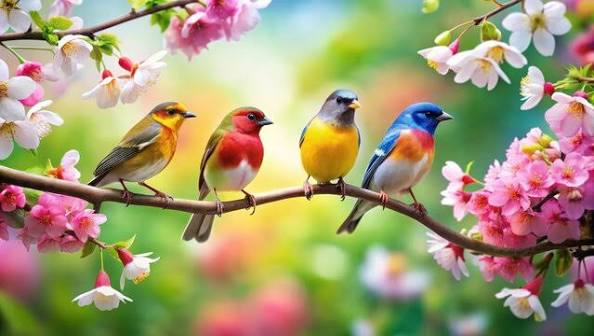
#> input picture images/image2.jpg, 594 x 336 px
$ python lesson5_image_transformations.py
#> lines starting #> are read from the running program, lines starting #| are printed output that depends on the picture
import cv2 as cv
import numpy as np

img = cv.imread("images/image2.jpg")
#> img is the input picture: shape (336, 594, 3); mean B, G, R 115.4, 154.7, 163.2

cv.imshow("image",img)

# Translation
def translate(img, x, y):
#> called with x = 100, y = 100
    transMat = np.float32([[1, 0, x], [0, 1, y]])
    dimensions = (img.shape[1], img.shape[0])
#> dimensions = (594, 336)
    return cv.warpAffine(img, transMat, dimensions)
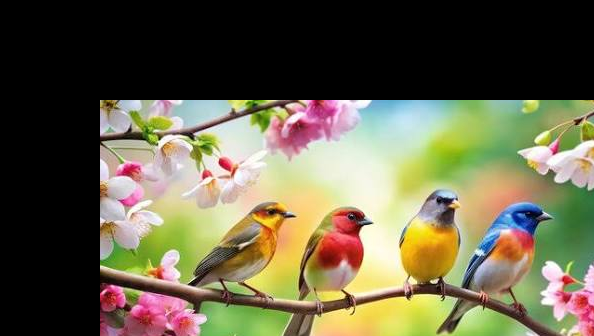
#> returned value: shape (336, 594, 3); mean of channels 0, 1, 2 73.5, 98.8, 103.6; drawn as B, G, R

# -x means left
# -y means up
# x means right
# y means down

translated = translate(img, 100, 100)
cv.imshow("Translated", translated)

# Rotation
def rotate(img, angle, rotPoint=None):
#> called with angle = -45
    (height, width) = img.shape[:2]
#> height = 336; width = 594

    if rotPoint is None:
        rotPoint = (width//2, height//2)
#> rotPoint = (297, 168)

    rotMat = cv.getRotationMatrix2D(rotPoint, angle, 1.0)
    dimensions = (width, height)
#> dimensions = (594, 336)

    return cv.warpAffine(img, rotMat, dimensions)
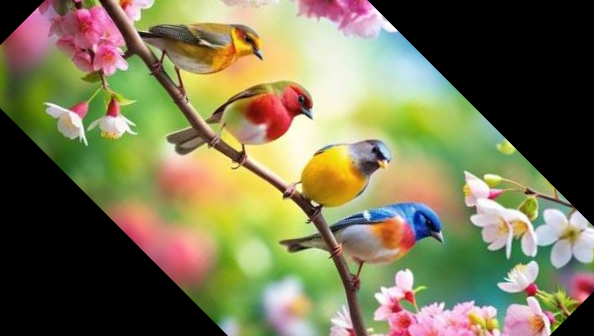
#> returned value: shape (336, 594, 3); mean of channels 0, 1, 2 83.2, 117.7, 121.3; drawn as B, G, R

rotated = rotate(img, -45)
cv.imshow("Rotated", rotated)

rotated_rotated = rotate(rotated, -45)
#> call 2 of rotate, with angle = -45
#> in rotate (call 2), `return cv.warpAffine(img, rotMat, dimensions)`:
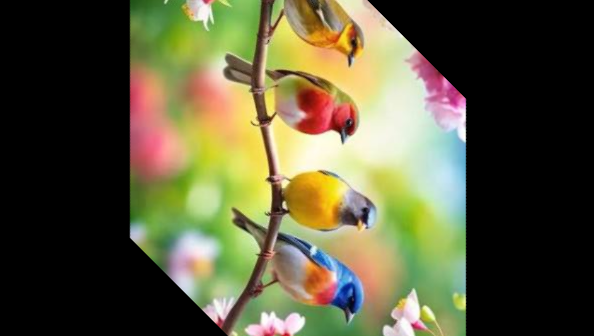
#> returned value: shape (336, 594, 3); mean of channels 0, 1, 2 59.5, 88.1, 90.4; drawn as B, G, R
cv.imshow("Rotated Rotated", rotated_rotated)

# Resizing
resized = cv.resize(img, (500, 500), interpolation=cv.INTER_CUBIC)
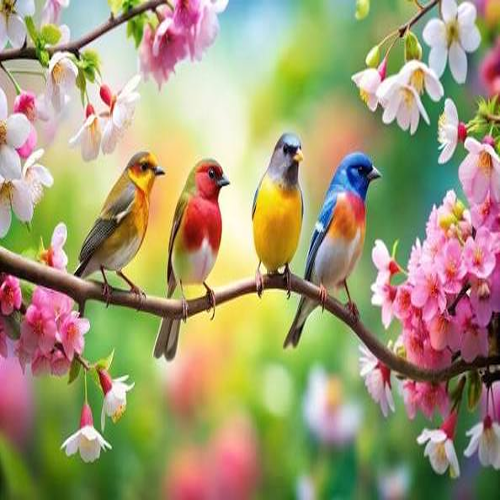
#> resized: shape (500, 500, 3); mean B, G, R 115.5, 154.7, 163.2
cv.imshow("Resized", resized)
cv.waitKey(0)

$ run again, with images/image4.jpg copied over images/image2.jpg
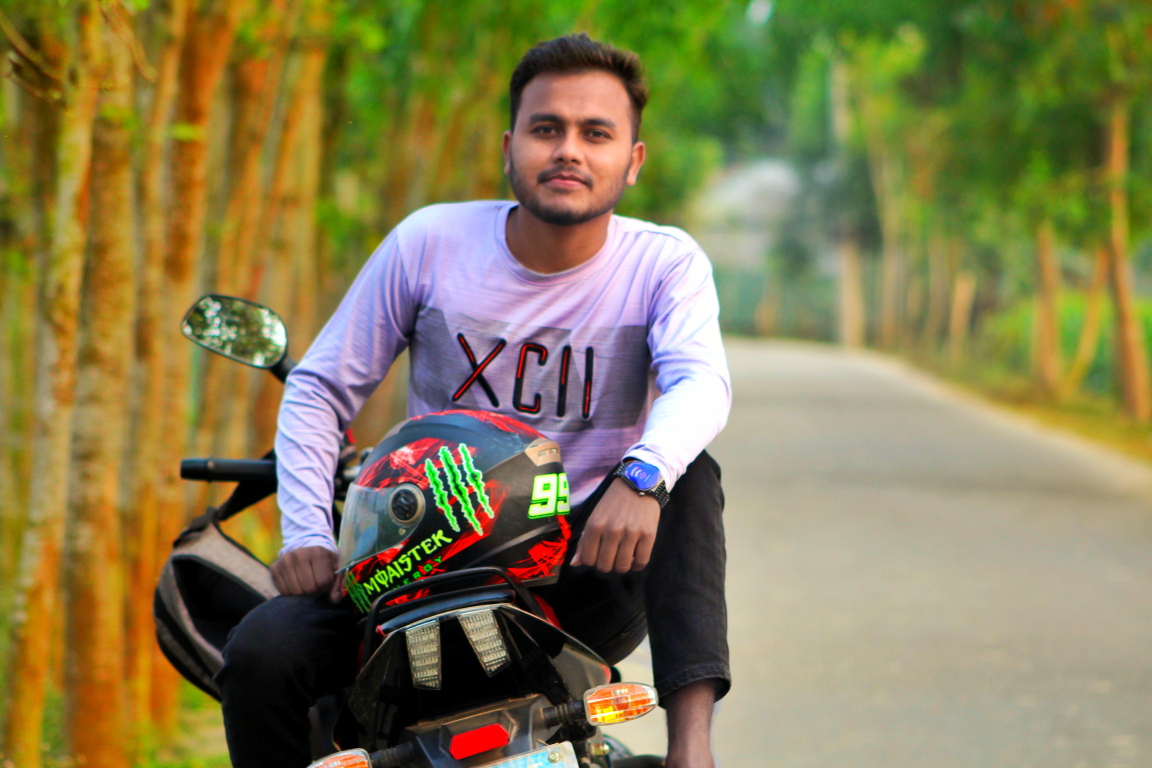
#> input picture images/image4.jpg, 3456 x 2304 px (shown at 1/3 size)
#> img is the input picture: shape (2304, 3456, 3); mean B, G, R 82.8, 125.3, 134.5
#> in rotate (call 2), `return cv.warpAffine(img, rotMat, dimensions)`:
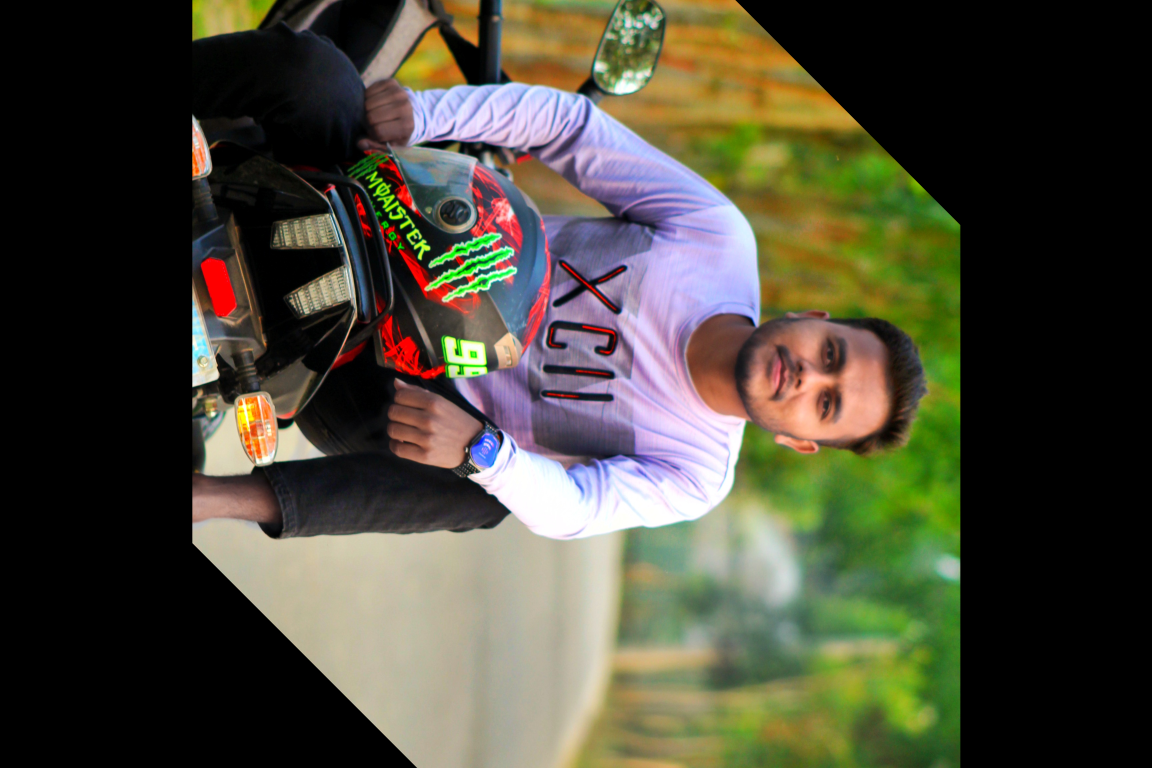
#> returned value: shape (2304, 3456, 3) (shown at 1/3 size); mean of channels 0, 1, 2 57.9, 73.6, 76; drawn as B, G, R
#> `resized = cv.resize(img, (500, 500), interpolation=cv.INTER_CUBIC)`:
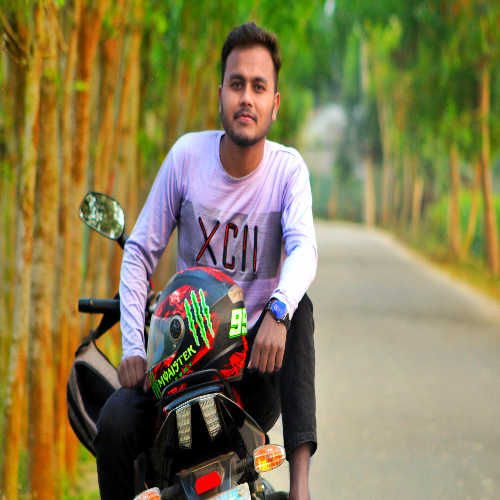
#> resized: shape (500, 500, 3); mean B, G, R 82.8, 125.3, 134.5
